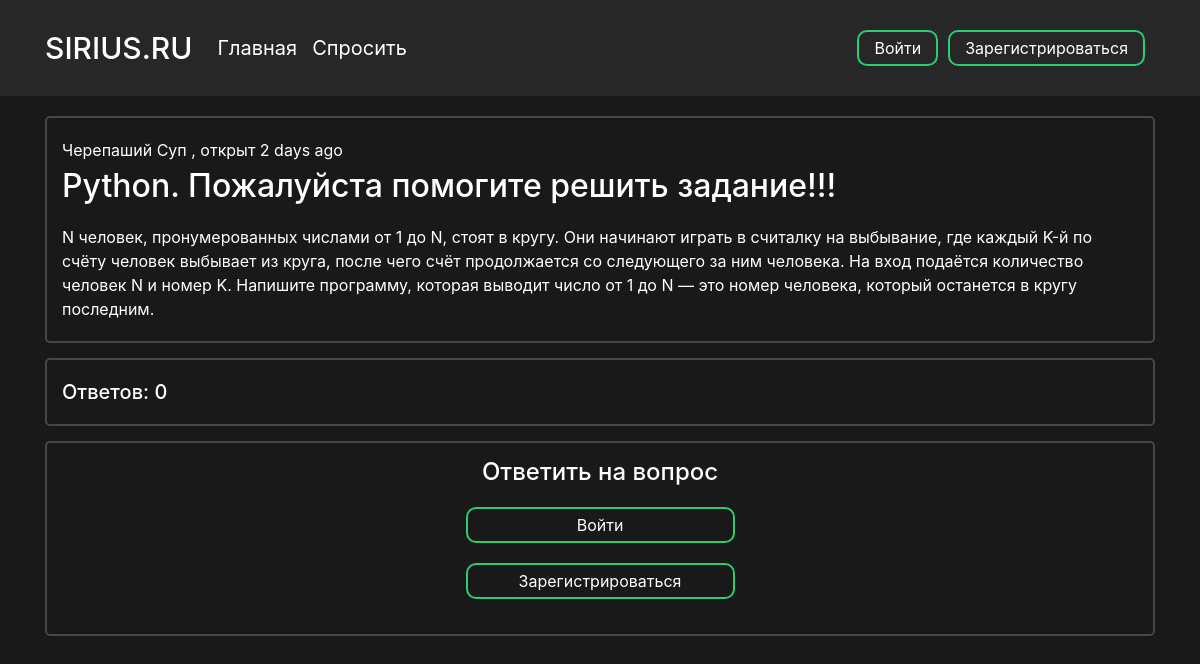
Page /question/3 on the earlier database version.
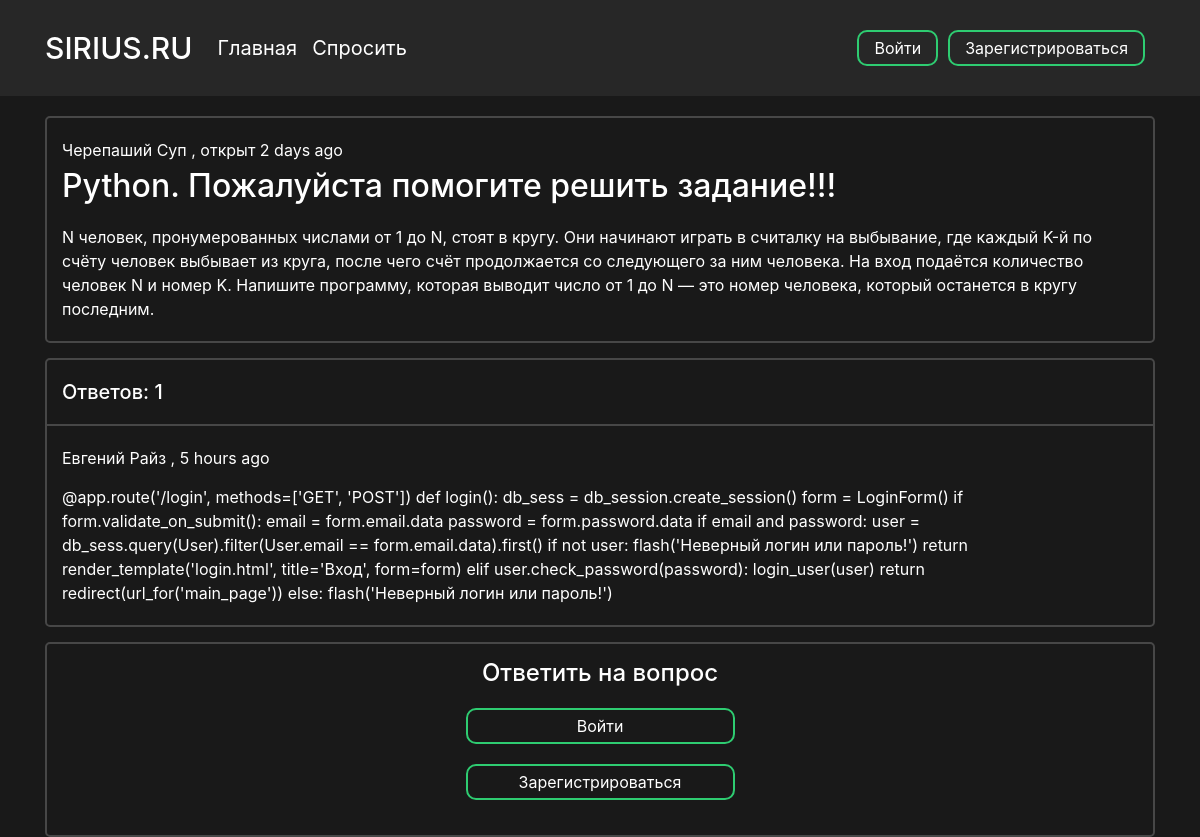
Same page on the later database version.
### data/users.py (models this page shows, shortened)
class User(SqlAlchemyBase, UserMixin):
    __tablename__ = 'users'
    id = sqlalchemy.Column(sqlalchemy.Integer,
                           primary_key=True, autoincrement=True)
    surname = sqlalchemy.Column(sqlalchemy.String, nullable=True)
    name = sqlalchemy.Column(sqlalchemy.String, nullable=True)
    age = sqlalchemy.Column(sqlalchemy.Integer, nullable=True)
    country = sqlalchemy.Column(sqlalchemy.String, nullable=True)
    city = sqlalchemy.Column(sqlalchemy.String, nullable=True)
    email = sqlalchemy.Column(sqlalchemy.String,
                              index=True, unique=True, nullable=True)
    hashed_password = sqlalchemy.Column(sqlalchemy.String, nullable=True)
    registration_date = sqlalchemy.Column(sqlalchemy.DateTime,
                                      default=datetime.datetime.utcnow)

### data/questions.py (models this page shows)
class Question(SqlAlchemyBase):
    __tablename__ = 'questions'
    id = sqlalchemy.Column(sqlalchemy.Integer,
                           primary_key=True, autoincrement=True)
    title = sqlalchemy.Column(sqlalchemy.String)
    text = sqlalchemy.Column(sqlalchemy.String)
    user_id = sqlalchemy.Column(sqlalchemy.Integer,
                                sqlalchemy.ForeignKey("users.id"))
    user = orm.relation('User')
    created_date = sqlalchemy.Column(sqlalchemy.DateTime,
                                      default=datetime.datetime.utcnow)
    def get_answers(self):
        from data import db_session
        db_sess = db_session.create_session()
        answers= db_sess.query(Answer).filter(Answer.question_id == self.id).all()
        return answers

class Answer(SqlAlchemyBase):
    __tablename__ = 'answers'
    id = sqlalchemy.Column(sqlalchemy.Integer,
                           primary_key=True, autoincrement=True)
    text = sqlalchemy.Column(sqlalchemy.String)
    user_id = sqlalchemy.Column(sqlalchemy.Integer,
                                sqlalchemy.ForeignKey("users.id"))
    user = orm.relation('User')
    question_id = sqlalchemy.Column(sqlalchemy.Integer,
                                sqlalchemy.ForeignKey("questions.id"))
    question = orm.relation('Question')
    created_date = sqlalchemy.Column(sqlalchemy.DateTime,
                                      default=datetime.datetime.utcnow)

### main.py (the view, shortened to what this page needs)
@app.route('/question/<int:question_id>', methods=['GET', 'POST'])
def question_page(question_id):
    form = AnswerForm()
    db_sess = db_session.create_session()
    question = db_sess.query(Question).filter(Question.id == question_id).first()
    return render_template(
                        'question.html',
                        id=question_id,
                        question=question,
                        form=form
                    )

### data/db_session.py (called while the page is built)
def create_session() -> Session:
    global __factory
    return __factory()

### templates/question.html (shortened to what this page needs)
<head>
    <link rel="stylesheet" type="text/css" href="{{ url_for('static', filename='css/question.css')}}">
</head>
{% extends "base.html" %}
{% block content %}
<div class="question-wrapper">
    <div class="question">
        <p class="user-name">
            <a href="{{ url_for('profile_page', profile_id = question.user.id) }}">
                {{ question.user.name }} {{ question.user.surname }}
            </a>, открыт {{ moment(question.created_date).fromNow(refresh=True) }}
        </p>
        <h2 class="question-title">{{ question.title }}</h2>
        <p class="question-text">{{ question.text }}</p>
    </div>
</div>
<div class="answers">
    {% set answers = question.get_answers() %}
    <div class="answer-count-wrapper">
        <div class="answer-count">
            <h5 class="counter">Ответов: {{ answers|length }}</h5>
        </div>
    </div>
    <div class="answers-block">
        {% for item in answers %}
            <div class="answer-block-wrapper">
                <div class="answer-block">
                    <p class="user-name">
                        <a href="{{ url_for('profile_page', profile_id = item.user.id) }}">
                            {{ item.user.name }} {{ item.user.surname }}
                        </a>,
                        {{ moment(item.created_date).fromNow(refresh=True) }}</p>
                    <p class="question-text">{{ item.text }}</p>
                </div>
            </div>
        {% endfor %}
    </div>
</div>
<div class="answer-form">
    <h4 class="title">Ответить на вопрос</h4>
    {% if current_user %}
        {% if current_user.is_authenticated %}
            <form class="box" action="" method="post">
                {{ form.hidden_tag() }}
                {{ form.text(type="text", autocomplete="off") }}
                {{ form.submit(type="submit") }}
                {{message}}
            </form>
        {% else %}
            <a class="answer-btn" href="{{ url_for('login') }}">Войти</a>
            <a class="answer-btn" href="{{ url_for('reqister') }}">Зарегистрироваться</a>
        {% endif %}
    {% endif %}
</div>
{% endblock %}

### templates/base.html (shortened to what this page needs)
<!doctype html>
<html lang="ru">
<head>
    <link rel="stylesheet"
          href="https://stackpath.bootstrapcdn.com/bootstrap/4.4.1/css/bootstrap.min.css"
>
    <link rel="stylesheet" href="https://maxcdn.bootstrapcdn.com/font-awesome/4.5.0/css/font-awesome.min.css">
    <link rel="stylesheet" type="text/css" href="{{ url_for('static', filename='css/base.css')}}">
</head>
<body>
    <header>
        <div class="container">
            <nav class="navbar header">
                <div class="nav_left">
                    <a class="navbar-brand nav_logo" href="{{ url_for('main_page') }}">SIRIUS.RU</a>
                    <a class="navbar-brand nav_item" href="{{ url_for('main_page') }}">Главная</a>
                    <a class="navbar-brand nav_item" href="{{ url_for('ask_question_page') }}">Спросить</a>
                </div>
                <div class="nav_right">
                    {% if current_user %}
                        {% if current_user.is_authenticated %}
                            <a class="profile nav_item" href="{{ url_for('profile_page', profile_id = current_user.id) }}">
                                <i class="fa fa-user" aria-hidden="true"></i> {{ current_user.name }} {{current_user.surname }}
                            </a>
                            <a class="nav_item nav_btn" href="{{ url_for('logout') }}">Выход</a>
                        {% else %}
                            <a class="nav_item nav_btn" href="{{ url_for('login') }}">Войти</a>
                            <a class="nav_item nav_btn" href="{{ url_for('reqister') }}">Зарегистрироваться</a>
                        {% endif %}
                    {% endif %}
                </div>
            </nav>
        </div>
    </header>
    <main role="main" class="container">
        {% block content %}{% endblock %}
    </main>
</body>
</html>

### static/css/question.css (style rules this page uses)
.question, .answers, .answer-form { border: 2px solid rgba(255, 255, 255, 0.2); border-radius: 5px; -webkit-background-clip: padding-box; background-clip: padding-box; }
.question { margin-bottom: 15px; padding: 20px 15px; }
.question .user-name { margin-bottom: 5px }
.question .question-title { margin-bottom: 20px }
.answer-count { padding: 20px 15px; }
.counter { margin: 0; }
.answers { margin-bottom: 15px; }
.answer-block-wrapper:after, .answer-block-wrapper:first-child:before { content: ''; display: block; height: 2px; background: rgba(255, 255, 255, 0.2); margin: 0px }
.answer-block-wrapper:last-child:after { content: none; }
.answer-block { padding: 20px 15px; }
.answer-block .user-name { margin-bottom: 15px }
.answer-form { padding: 15px }
.answer-form .title { margin-bottom: 20px; text-align: center; }
.answer-btn { width: 25%; border:0; background: none; display: block; margin: 20px auto; text-align: center; border: 2px solid #2ecc71; padding: 4px 15px; outline: none; color: white; border-radius: 10px; transition: 0.25s; cursor: pointer; }

### static/css/base.css (style rules this page uses)
html { color: #ffffff }
body { background-color: #191919 !important; color: #ffffff }
a { color: #ffffff; }
p { margin: 0px; }
header { background-color: #272727; color: #ffffff; }
.header { display: flex; justify-content: space-between; vertical-align: middle; margin-bottom: 20px; padding: 10px 0; }
.nav_left, .nav_right { display: flex; flex-direction: row; flex-wrap: nowrap; justify-content: center; align-items: center; align-content: center; }
.nav_logo { font-size: 30px; font-weight: 500; margin-right: 25px }
.nav_item { display: inline-block; margin-right: 15px; transition: 0.15s; }
.nav_btn { border-radius: 10px; outline: none; border: 2px solid #2ecc71; background: none; display: block; margin: 20px auto; margin-right: 10px; padding: 4px 15px; text-align: center; color: white; transition: 0.25s; cursor: pointer; }

Differences in the rows shown:
added Answer: user.name "Евгений", user.surname "Райз", created_date "5 hours ago", text "@app.route('/login', methods=['GET', 'POST']) def login(): db_sess = db_session.create_session() form = LoginForm() if form.validate_on_submit(): email = form.email.data password = form.password.data if email and password: user = db_sess.query(User).filter(User.email == form.email.data).first() if not user: flash('Неверный логин или пароль!') return render_template('login.html', title='Вход', form=form) elif user.check_password(password): login_user(user) return redirect(url_for('main_page')) else: flash('Неверный логин или пароль!')"
Other differences:
{{ answers|length }}: "0" → "1"
